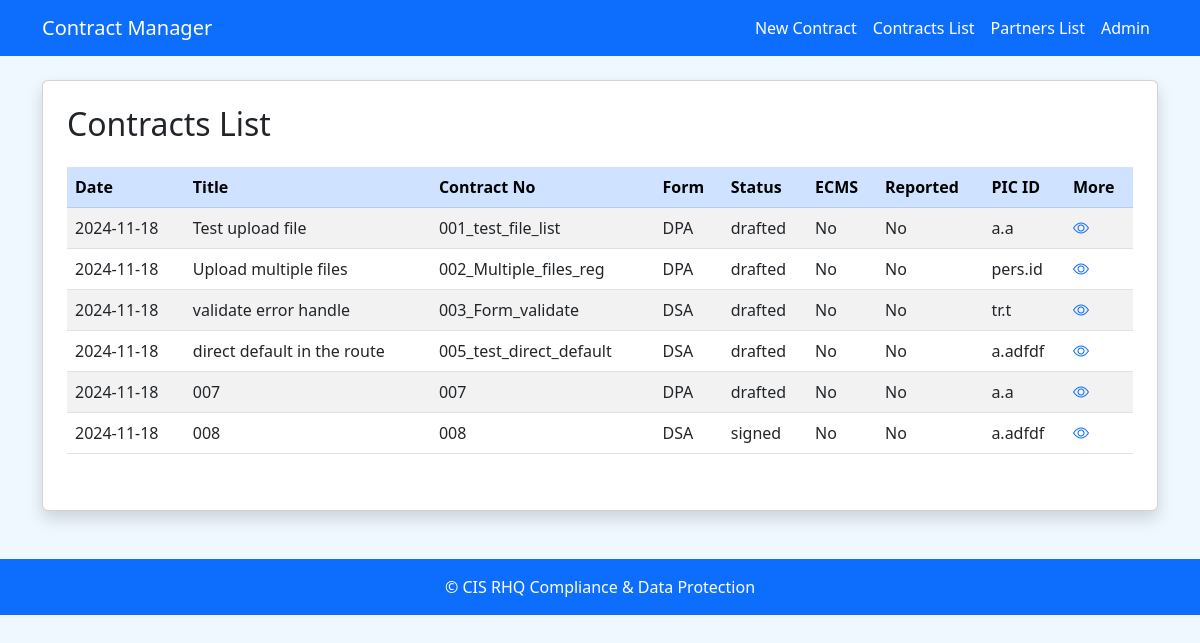
The app's page /contract_list/, older data.
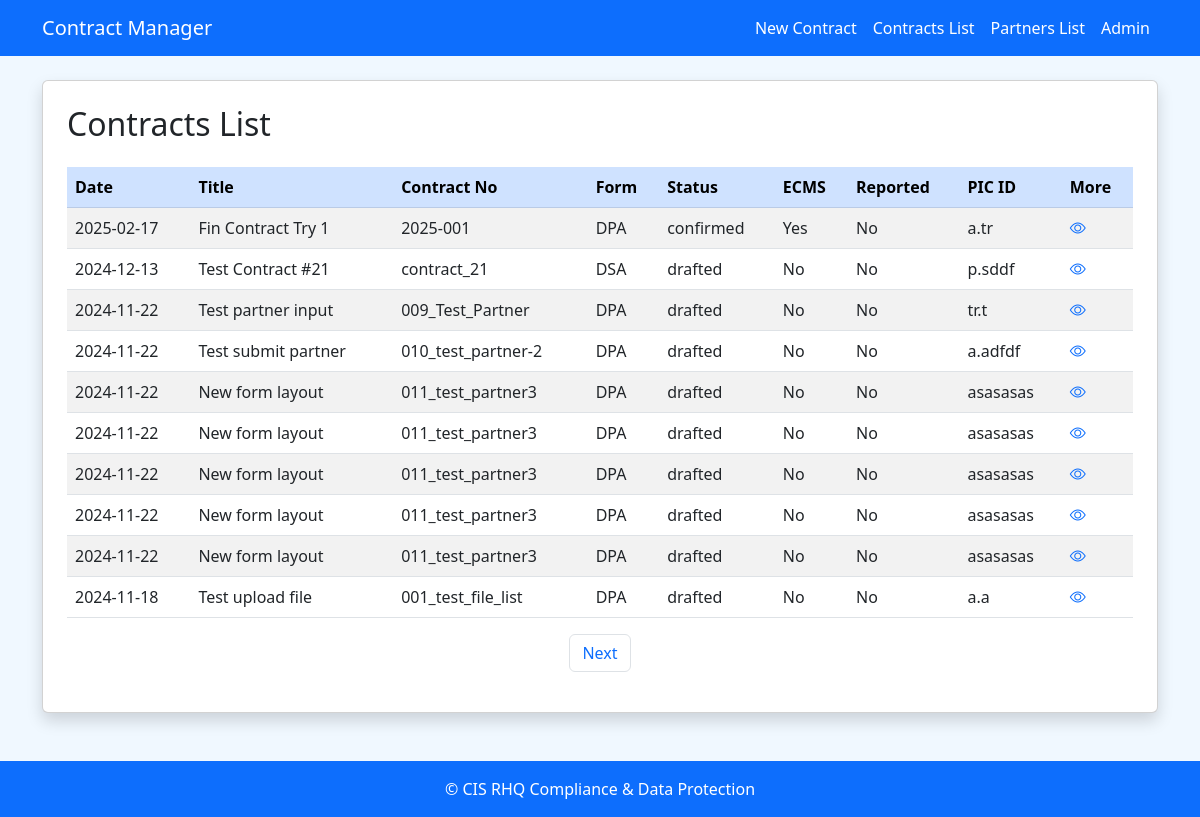
The same page, newer data.
### app/models.py (models this page shows)
class Contract(db.Model):
    __tablename__ = 'contracts'
    contract_id = mapped_column(Integer, primary_key=True, autoincrement=True)
    registration_date = mapped_column(Date, default=date.today)
    contract_title = mapped_column(String(100), nullable=False)
    contract_description = mapped_column(String(120))
    contract_no = mapped_column(String(50), nullable=False)
    contract_form = mapped_column(Boolean, nullable=False)  # True for DPA, False for DSA
    contract_status = mapped_column(String(20), nullable=False)
    partner_id = mapped_column(ForeignKey('partners.partner_id'), nullable=False) # ATTENTION: CHANGE TO FALSE WHEN PARTNER DB LOGIC IS READY!
    signed_date = mapped_column(Date)
    system_registered = mapped_column(Boolean, default=False)
    HQ_reported = mapped_column(Boolean, default=False)
    contract_folder = mapped_column(String(200))
    PIC_id = mapped_column(String(100))
    PIC_team = mapped_column(String(100))
    partner = relationship("Partner", back_populates="contracts")
    audits = relationship("Audit", back_populates="contract")

### app/route_main/routes.py (the view)
@bp.route('/contract_list/', methods=['GET'])
def contract_list():
    page = request.args.get('page', 1, type=int)
    contracts = db.paginate(db.select(Contract).order_by(Contract.registration_date.desc()), page=page, per_page=10)
    return render_template('contract_list.html', contracts=contracts)

### app/templates/contract_list.html (shortened to what this page needs)
{% extends 'base.html' %}
{% block content %}
<div class="card shadow p-4 mb-4">
    <h2 class="card-title mb-4">Contracts List</h2>
    <table class="table table-striped">
        <thead class="table-primary">
            <tr>
                <th>Date</th>
                <th>Title</th>
                <th>Contract No</th>
                <th>Form</th>
                <th>Status</th>
                <th>ECMS</th>
                <th>Reported</th>
                <th>PIC ID</th>
                <th>More</th>
            </tr>
        </thead>
        <tbody>
            {% for contract in contracts.items %}
            <tr>
                <td>{{ contract.registration_date.strftime('%Y-%m-%d') }}</td>
                <td>{{ contract.contract_title }}</td>
                <td>{{ contract.contract_no }}</td>
                <td>{{ 'DPA' if contract.contract_form else 'DSA' }}</td>
                <td>{{ contract.contract_status }}</td>
                <td>{{ 'Yes' if contract.system_registered else 'No' }}</td>
                <td>{{ 'Yes' if contract.HQ_reported else 'No' }}</td>
                <td>{{ contract.PIC_id }}</td>
                <td>
                    <a href="{{ url_for('route_main.contract_details', contract_id=contract.contract_id) }}">
                        <i class="bi bi-eye text-primary"></i>
                    </a>
                </td>
            </tr>
            {% endfor %}
        </tbody>
    </table>
    <nav>
        <ul class="pagination justify-content-center">
            {% if contracts.has_next %}
                <li class="page-item"><a class="page-link" href="{{ url_for('route_main.contract_list', page=contracts.next_num) }}">Next</a></li>
            {% endif %}
        </ul>
    </nav>
</div>
{% endblock %}

Row changes from the older to the newer data that the page shows:
no longer on this page (row edited): Contract: registration_date "2024-11-18", contract_title "Upload multiple files", contract_no "002_Multiple_files_reg", contract_form "DPA", contract_status "drafted", system_registered "No", HQ_reported "No", PIC_id "pers.id"
no longer on this page (row unchanged): Contract: registration_date "2024-11-18", contract_title "validate error handle", contract_no "003_Form_validate", contract_form "DSA", contract_status "drafted", system_registered "No", HQ_reported "No", PIC_id "tr.t"
no longer on this page (row unchanged): Contract: registration_date "2024-11-18", contract_title "direct default in the route", contract_no "005_test_direct_default", contract_form "DSA", contract_status "drafted", system_registered "No", HQ_reported "No", PIC_id "a.adfdf"
no longer on this page (row unchanged): Contract: registration_date "2024-11-18", contract_title "007", contract_no "007", contract_form "DPA", contract_status "drafted", system_registered "No", HQ_reported "No", PIC_id "a.a"
no longer on this page (row unchanged): Contract: registration_date "2024-11-18", contract_title "008", contract_no "008", contract_form "DSA", contract_status "signed", system_registered "No", HQ_reported "No", PIC_id "a.adfdf"
added Contract: registration_date "2025-02-17", contract_title "Fin Contract Try 1", contract_no "2025-001", contract_form "DPA", contract_status "confirmed", system_registered "Yes", HQ_reported "No", PIC_id "a.tr"
added Contract: registration_date "2024-12-13", contract_title "Test Contract #21", contract_no "contract_21", contract_form "DSA", contract_status "drafted", system_registered "No", HQ_reported "No", PIC_id "p.sddf"
added Contract: registration_date "2024-11-22", contract_title "Test partner input", contract_no "009_Test_Partner", contract_form "DPA", contract_status "drafted", system_registered "No", HQ_reported "No", PIC_id "tr.t"
added Contract: registration_date "2024-11-22", contract_title "Test submit partner", contract_no "010_test_partner-2", contract_form "DPA", contract_status "drafted", system_registered "No", HQ_reported "No", PIC_id "a.adfdf"
added Contract: registration_date "2024-11-22", contract_title "New form layout", contract_no "011_test_partner3", contract_form "DPA", contract_status "drafted", system_registered "No", HQ_reported "No", PIC_id "asasasas"
added Contract: registration_date "2024-11-22", contract_title "New form layout", contract_no "011_test_partner3", contract_form "DPA", contract_status "drafted", system_registered "No", HQ_reported "No", PIC_id "asasasas"
added Contract: registration_date "2024-11-22", contract_title "New form layout", contract_no "011_test_partner3", contract_form "DPA", contract_status "drafted", system_registered "No", HQ_reported "No", PIC_id "asasasas"
added Contract: registration_date "2024-11-22", contract_title "New form layout", contract_no "011_test_partner3", contract_form "DPA", contract_status "drafted", system_registered "No", HQ_reported "No", PIC_id "asasasas"
added Contract: registration_date "2024-11-22", contract_title "New form layout", contract_no "011_test_partner3", contract_form "DPA", contract_status "drafted", system_registered "No", HQ_reported "No", PIC_id "asasasas"
Text that changed along with them:
text now shown: "Next"
